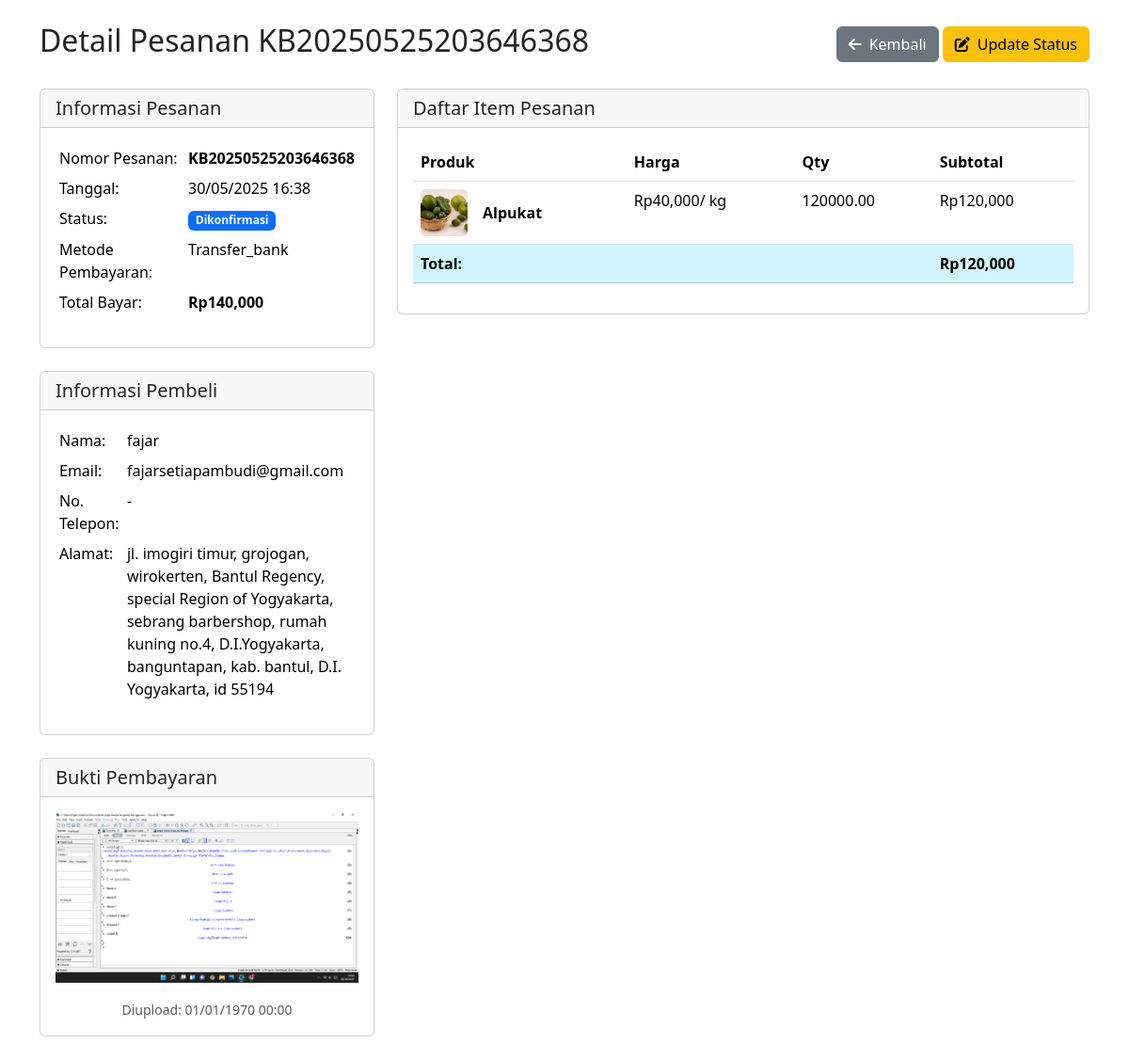
Screenshot of /fitur/detail_pesanan.php?id=3 (signed in) with the database file from the repository.
### tables this page shows
CREATE TABLE `pesanan` (
  `id` int NOT NULL AUTO_INCREMENT,
  `user_id` int NOT NULL,
  `nomor_pesanan` varchar(50) NOT NULL,
  `nama_penerima` varchar(100) NOT NULL,
  `telepon` varchar(20) NOT NULL,
  `alamat` text NOT NULL,
  `kota` varchar(100) NOT NULL,
  `kode_pos` varchar(10) NOT NULL,
  `catatan` text,
  `metode_pembayaran` varchar(50) NOT NULL,
  `total_harga` decimal(15,2) NOT NULL,
  `ongkir` decimal(15,2) NOT NULL,
  `total_bayar` decimal(15,2) NOT NULL,
  `status` varchar(50) NOT NULL DEFAULT 'Menunggu Pembayaran',
  `tanggal_pesanan` timestamp NULL DEFAULT CURRENT_TIMESTAMP,
  `bukti_pembayaran` varchar(255) DEFAULT NULL,
  `tanggal_upload_bukti` datetime DEFAULT NULL,
  `tanggal_verifikasi` datetime DEFAULT NULL,
  `verified_by` int DEFAULT NULL,
  `catatan_admin` text,
  PRIMARY KEY (`id`),
  UNIQUE KEY `nomor_pesanan` (`nomor_pesanan`),
  KEY `user_id` (`user_id`),
  CONSTRAINT `pesanan_ibfk_1` FOREIGN KEY (`user_id`) REFERENCES `pengguna` (`id`)
);

CREATE TABLE `pengguna` (
  `id` int NOT NULL AUTO_INCREMENT,
  `username` varchar(255) NOT NULL,
  `nama_lengkap` varchar(100) DEFAULT NULL,
  `email` varchar(255) NOT NULL,
  `password` varchar(255) NOT NULL,
  `reset_token` varchar(255) DEFAULT NULL,
  `reset_token_expires_at` datetime DEFAULT NULL,
  `telepon` varchar(15) DEFAULT NULL,
  `tanggal_lahir` date DEFAULT NULL,
  `jenis_kelamin` char(1) DEFAULT NULL,
  `alamat` text,
  `kota` varchar(50) DEFAULT NULL,
  `provinsi` varchar(50) DEFAULT NULL,
  `kode_pos` varchar(10) DEFAULT NULL,
  `foto_profil` varchar(255) DEFAULT NULL,
  `created_at` timestamp NULL DEFAULT CURRENT_TIMESTAMP,
  `updated_at` timestamp NULL DEFAULT CURRENT_TIMESTAMP ON UPDATE CURRENT_TIMESTAMP,
  PRIMARY KEY (`id`),
  UNIQUE KEY `email` (`email`)
);

CREATE TABLE `pesanan_item` (
  `id` int NOT NULL AUTO_INCREMENT,
  `pesanan_id` int NOT NULL,
  `produk_id` int NOT NULL,
  `quantity` int NOT NULL,
  `harga` decimal(15,2) NOT NULL,
  `subtotal` decimal(15,2) NOT NULL,
  PRIMARY KEY (`id`),
  KEY `pesanan_id` (`pesanan_id`),
  KEY `produk_id` (`produk_id`),
  CONSTRAINT `pesanan_item_ibfk_1` FOREIGN KEY (`pesanan_id`) REFERENCES `pesanan` (`id`),
  CONSTRAINT `pesanan_item_ibfk_2` FOREIGN KEY (`produk_id`) REFERENCES `produk` (`id`)
);

CREATE TABLE `produk` (
  `id` int NOT NULL AUTO_INCREMENT,
  `nama_produk` varchar(100) NOT NULL,
  `deskripsi` text,
  `harga` decimal(10,2) NOT NULL,
  `gambar` varchar(255) DEFAULT NULL,
  `kategori` varchar(50) DEFAULT NULL,
  `tanggal_dibuat` timestamp NULL DEFAULT CURRENT_TIMESTAMP,
  `id_kategori` int DEFAULT NULL,
  PRIMARY KEY (`id`)
);

### fitur/detail_pesanan.php (the view, shortened to what this page needs)
<?php
require '../config.php';
$pesanan_id = isset($_GET['id']) ? (int)$_GET['id'] : 0;
$query = mysqli_query($conn, "
    SELECT p.*, u.username, u.email, u.alamat, u.telepon
    FROM pesanan p
    JOIN pengguna u ON p.user_id = u.id
    WHERE p.id = $pesanan_id
");
$pesanan = mysqli_fetch_assoc($query);
$items_query = mysqli_query($conn, "
    SELECT pi.*, pr.nama_produk, pr.gambar
    FROM pesanan_item pi
    JOIN produk pr ON pi.produk_id = pr.id
    WHERE pi.pesanan_id = $pesanan_id
    ORDER BY pi.id
");
?>
<!DOCTYPE html>
<html lang="en">
<head>
    <link href="https://cdn.jsdelivr.net/npm/bootstrap@5.3.3/dist/css/bootstrap.min.css" rel="stylesheet">
    <link rel="stylesheet" href="https://cdnjs.cloudflare.com/ajax/libs/font-awesome/6.4.0/css/all.min.css">
</head>
<body>
    <div class="container mt-4">
        <div class="d-flex justify-content-between align-items-center mb-4">
            <h2>Detail Pesanan <?= $pesanan['nomor_pesanan'] ?></h2>
            <div>
                <a href="pesanan.php" class="btn btn-secondary no-print">
                    <i class="fas fa-arrow-left me-2"></i>Kembali
                </a>
                <a href="update_status_pesanan.php?id=<?= $pesanan_id ?>" class="btn btn-warning no-print">
                    <i class="fas fa-edit me-2"></i>Update Status
                </a>
            </div>
        </div>
        <div class="row">
            <div class="col-md-4">
                <div class="card mb-4">
                    <div class="card-header">
                        <h5 class="mb-0">Informasi Pesanan</h5>
                    </div>
                    <div class="card-body">
                        <table class="table table-sm table-borderless">
                            <tr>
                                <td>Nomor Pesanan:</td>
                                <td><strong><?= $pesanan['nomor_pesanan'] ?></strong></td>
                            </tr>
                            <tr>
                                <td>Tanggal:</td>
                                <td><?= date('d/m/Y H:i', strtotime($pesanan['tanggal_pesanan'])) ?></td>
                            </tr>
                            <tr>
                                <td>Status:</td>
                                <td>
                                    <?php
                                    $status_class = '';
                                    switch($pesanan['status']) {
                                        case 'Dikonfirmasi': $status_class = 'bg-primary text-white'; break;
                                    }
                                    ?>
                                    <span class="badge <?= $status_class ?>"><?= $pesanan['status'] ?></span>
                                </td>
                            </tr>
                            <tr>
                                <td>Metode Pembayaran:</td>
                                <td><?= ucfirst($pesanan['metode_pembayaran']) ?></td>
                            </tr>
                            <tr>
                                <td>Total Bayar:</td>
                                <td><strong>Rp<?= number_format($pesanan['total_bayar']) ?></strong></td>
                            </tr>
                        </table>
                    </div>
                </div>
                <div class="card mb-4">
                    <div class="card-header">
                        <h5 class="mb-0">Informasi Pembeli</h5>
                    </div>
                    <div class="card-body">
                        <table class="table table-sm table-borderless">
                            <tr>
                                <td>Nama:</td>
                                <td><?= $pesanan['username'] ?></td>
                            </tr>
                            <tr>
                                <td>Email:</td>
                                <td><?= $pesanan['email'] ?></td>
                            </tr>
                            <tr>
                                <td>No. Telepon:</td>
                                <td><?= $pesanan['no_telepon'] ?? '-' ?></td>
                            </tr>
                            <tr>
                                <td>Alamat:</td>
                                <td><?= $pesanan['alamat'] ?? '-' ?></td>
                            </tr>
                        </table>
                    </div>
                </div>
                <?php if (!empty($pesanan['bukti_pembayaran'])): ?>
                <div class="card mb-4">
                    <div class="card-header">
                        <h5 class="mb-0">Bukti Pembayaran</h5>
                    </div>
                    <div class="card-body text-center">
                        <img src="../fitur/bukti_pembayaran/<?= $pesanan['bukti_pembayaran'] ?>"
                             alt="Bukti Pembayaran" class="img-fluid mb-3" style="max-height: 300px;">
                        <br>
                        <small class="text-muted">Diupload: <?= date('d/m/Y H:i', strtotime($pesanan['tanggal_upload_bukti'])) ?></small>
                    </div>
                </div>
                <?php endif; ?>
            </div>
            <div class="col-md-8">
                <div class="card">
                    <div class="card-header">
                        <h5 class="mb-0">Daftar Item Pesanan</h5>
                    </div>
                    <div class="card-body">
                        <div class="table-responsive">
                            <table class="table table-hover">
                                <thead>
                                    <tr>
                                        <th>Produk</th>
                                        <th>Harga</th>
                                        <th>Qty</th>
                                        <th>Subtotal</th>
                                    </tr>
                                </thead>
                                <tbody>
                                    <?php
                                    $total = 0;
                                    while ($item = mysqli_fetch_assoc($items_query)):
                                        $subtotal = $item['harga'] * $item['quantity'];
                                        $total += $subtotal;
                                    ?>
                                    <tr>
                                        <td>
                                            <div class="d-flex align-items-center">
                                                <?php if (!empty($item['gambar'])): ?>
                                                <img src="gambarProduk/<?= $item['gambar'] ?>"
                                                     alt="<?= $item['nama_produk'] ?>"
                                                     class="me-3"
                                                     style="width: 50px; height: 50px; object-fit: cover; border-radius: 5px;">
                                                <?php endif; ?>
                                                <div>
                                                    <strong><?= $item['nama_produk'] ?></strong>
                                                </div>
                                            </div>
                                        </td>
                                        <td>Rp<?= number_format($item['harga']) ?>/ kg</td>
                                        <td><?= $item['subtotal'] ?></td>
                                        <td>Rp<?= number_format($subtotal) ?></td>
                                    </tr>
                                    <?php endwhile; ?>
                                </tbody>
                                <tfoot>
                                    <tr class="table-info">
                                        <td colspan="3"><strong>Total:</strong></td>
                                        <td><strong>Rp<?= number_format($total) ?></strong></td>
                                    </tr>
                                </tfoot>
                            </table>
                        </div>
                    </div>
                </div>
            </div>
        </div>
    </div>
</body>
</html>

### rows the page displays
pesanan: nomor_pesanan "KB20250525203646368", tanggal_pesanan "30/05/2025 16:38", status "Dikonfirmasi", metode_pembayaran "Transfer_bank", total_bayar "140,000", user.username "fajar", user.email "fajarsetiapambudi@gmail.com", user.alamat "jl. imogiri timur, grojogan, wirokerten, Bantul Regency, special Region of Yogyakarta, sebrang barbershop, rumah kuning no.4, D.I.Yogyakarta, banguntapan, kab. bantul, D.I. Yogyakarta, id 55194", bukti_pembayaran (picture), tanggal_upload_bukti "01/01/1970 00:00"
pesanan_item: produk.gambar (picture), produk.nama_produk "Alpukat", harga "40,000", subtotal "120000.00", subtotal "120,000"

### other values shown
$pesanan['no_telepon'] "-"
$total "120,000"
